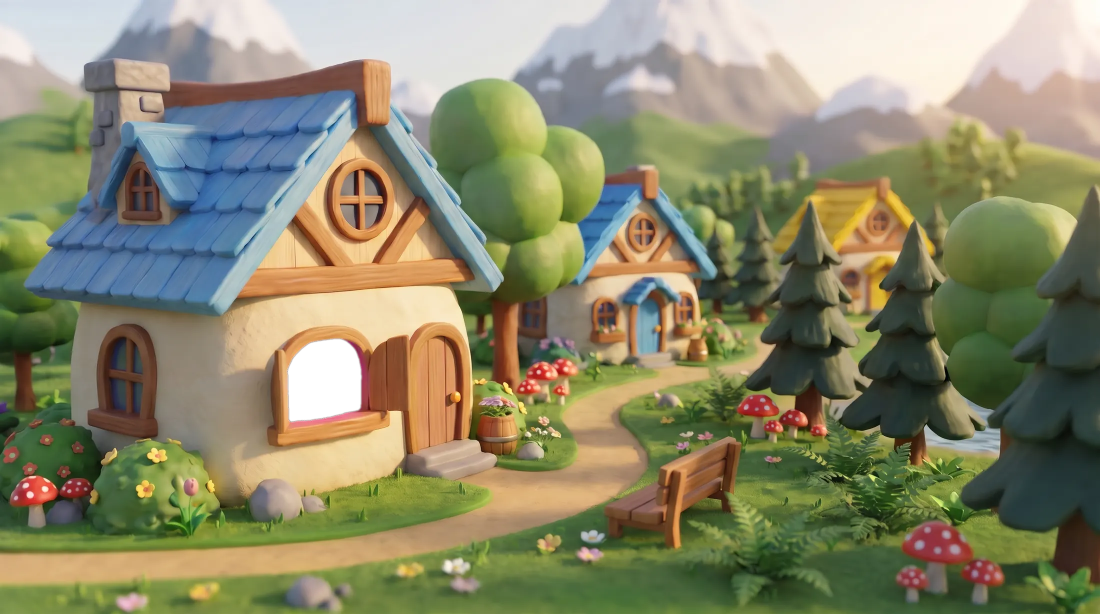
#> input picture town/close-forest-blue.webp, 2200 x 1228 px (shown at 1/2 size)
$ python -i make_pictures.py   (imports and definitions only)
#> lines starting #> are read from the running program, lines starting #| are printed output that depends on the picture; after the words box and inside, x2 and y2 are one past the last pixel; in counts of white or black regions, pixels touching at a corner belong together
"""Turn the AI Studio pictures into the game's pictures.
    python3 make_pictures.py IN_DIR [--picks hat=2,kite=1]
IN_DIR is the laptop's letters/pictures. For each picture name the newest version is used (or the one picked).
The white background is made transparent (only white connected to the edges, so white inside the picture stays),
the picture is trimmed, centred on a square and saved as site/letters/pics/<name>.webp at 360 px.
Also writes work/pictures_sheet.jpg to look over."""
import argparse, json, re
from pathlib import Path
import numpy as np
from PIL import Image, ImageDraw, ImageFont, ImageFilter
from scipy import ndimage
HERE = Path(__file__).resolve().parent
OUT = HERE.parent / 'site' / 'letters' / 'pics'
NAMES = list(json.loads((HERE / 'letters_data.json').read_text(encoding='utf-8'))['newPictures'])
#> (reads tools/letters/letters_data.json from the repository)
#> further down, picture is the input picture: PIL image 2200x1228 RGBA; mean R, G, B, A 136.7, 134.7, 104.9, 253

def cut(im, white=232):
#> called with white = 232
    rgb = np.asarray(im.convert('RGB')).astype(int)
    near = (rgb.min(axis=2) >= white) & ((rgb.max(axis=2) - rgb.min(axis=2)) < 18)
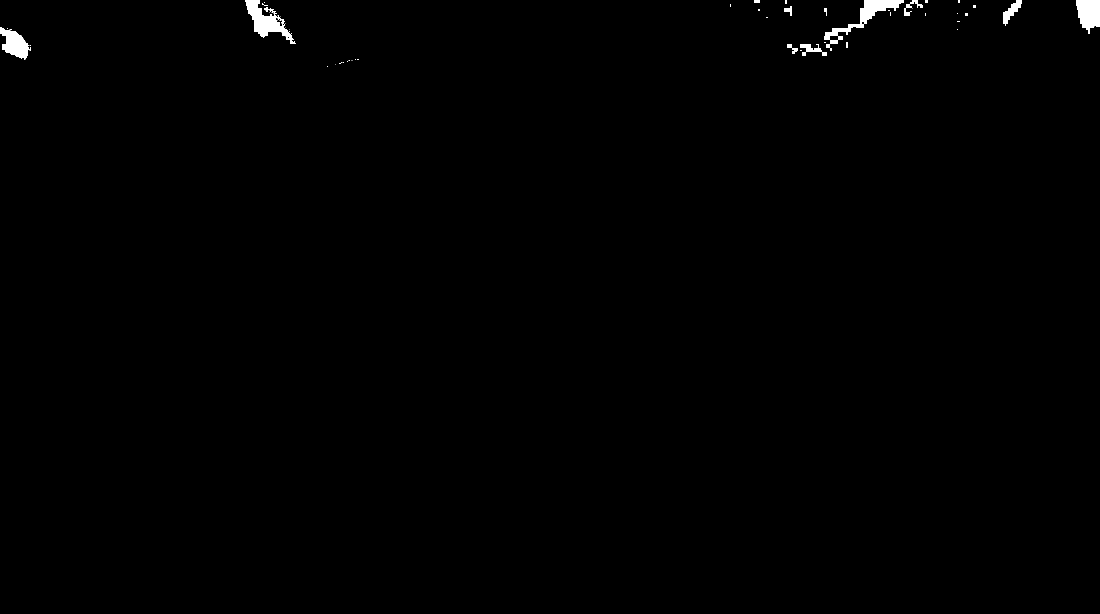
#> near: shape (1228, 2200) bool (shown at 1/2 size); 0.51% white; 49 white regions (32 under 20 px), largest, box (x1, y1, x2, y2) and area: (490, 0, 591, 88) 3297, (1648, 0, 1808, 102) 3278, (2152, 0, 2200, 68) 2433
    lab, _ = ndimage.label(near)
#> lab: shape (1228, 2200) int32; 70 distinct labels, from 0 to 69
    edge = set(np.unique(np.r_[lab[0], lab[-1], lab[:, 0], lab[:, -1]])) - {0}
#> edge = 10 items
    bg = np.isin(lab, list(edge))
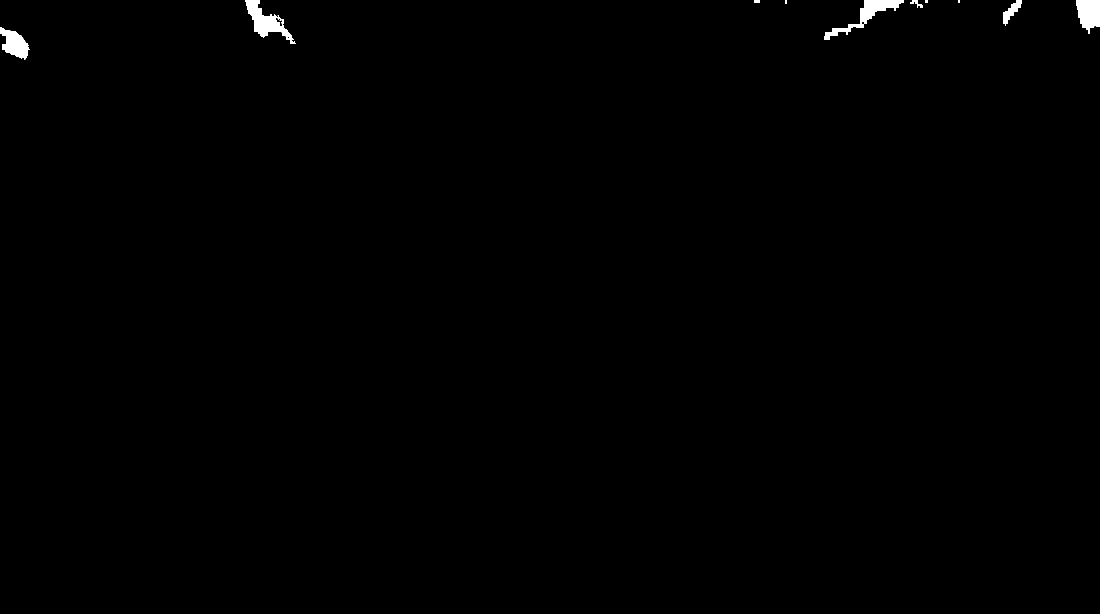
#> bg: shape (1228, 2200) bool (shown at 1/2 size); 0.44% white; 10 white regions, largest, box (x1, y1, x2, y2) and area: (490, 0, 591, 88) 3166, (1648, 0, 1808, 80) 2982, (2152, 0, 2200, 68) 2433
    bg = ndimage.binary_opening(bg, iterations=1)
#> bg: shape (1228, 2200) bool; 0.43% white; 10 white regions, largest, box (x1, y1, x2, y2) and area: (490, 0, 591, 88) 3102, (1648, 0, 1808, 80) 2955, (2152, 0, 2200, 68) 2422
    alpha = Image.fromarray(np.where(bg, 0, 255).astype(np.uint8)).filter(ImageFilter.GaussianBlur(1.2))
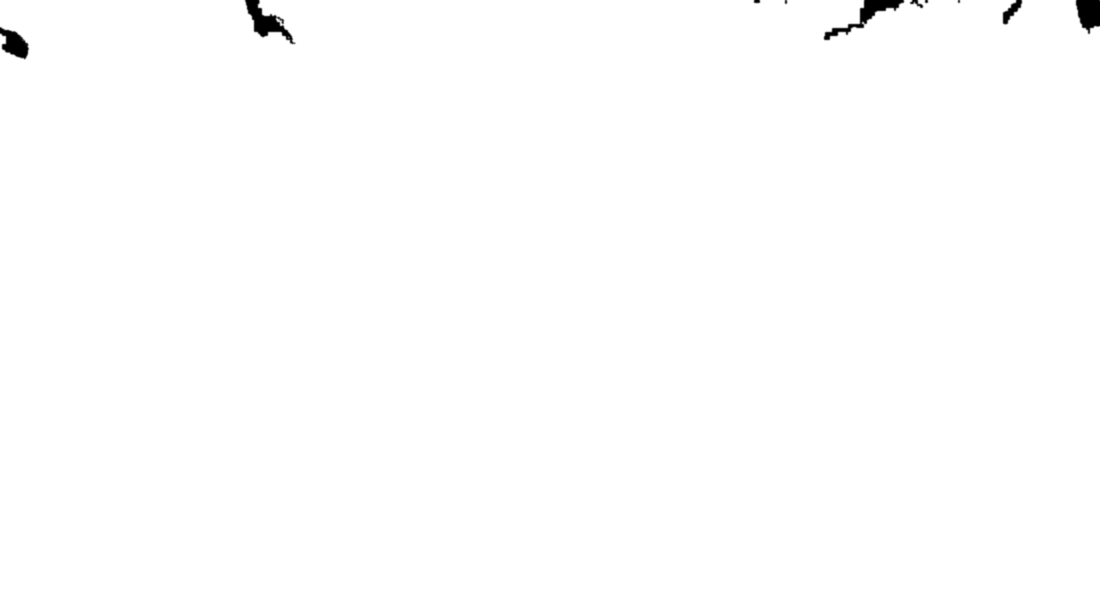
#> alpha: PIL image 2200x1228 L (shown at 1/2 size); min 0, max 255, mean 253.9
    out = im.convert('RGBA'); out.putalpha(alpha)
    a = np.asarray(alpha) > 24
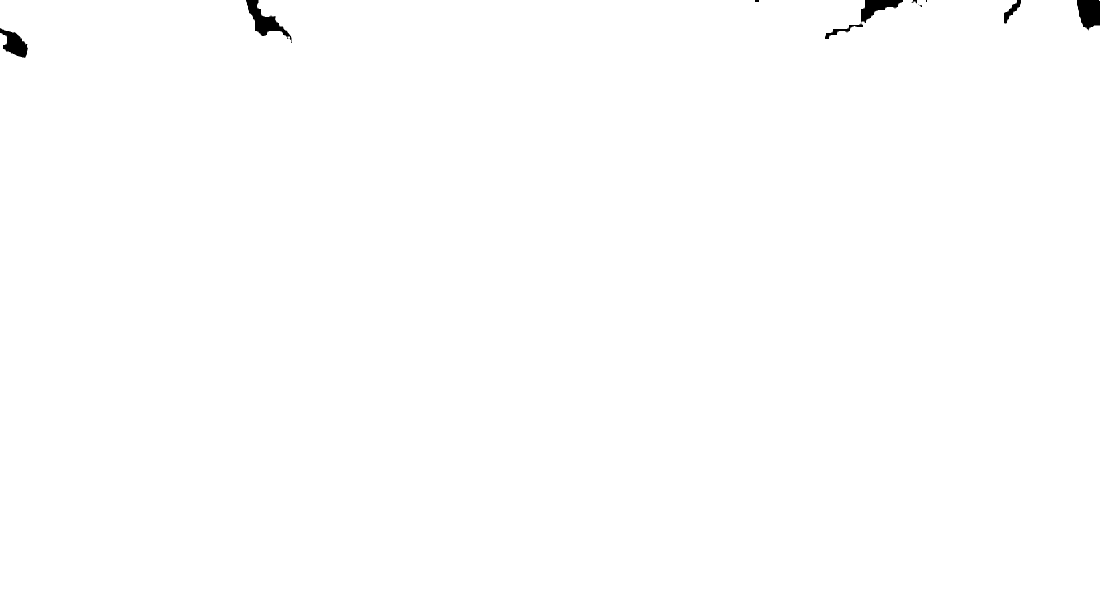
#> a: shape (1228, 2200) bool (shown at 1/2 size); 99.7% white; 11 black regions (3 under 20 px), largest, box (x1, y1, x2, y2) and area: (492, 0, 584, 86) 2450, (2154, 0, 2200, 61) 2216, (1722, 0, 1806, 46) 1764
    ys, xs = np.nonzero(a)
    if not len(xs): return out, 0.0
    box = (xs.min(), ys.min(), xs.max() + 1, ys.max() + 1)
#> box = (0, 0, 2200, 1228)
    return out.crop(box), a.mean()

def square(im, size=360, margin=.06):
    s = max(im.size); pad = int(s * margin); c = Image.new('RGBA', (s + 2 * pad, s + 2 * pad), (0, 0, 0, 0))
    c.paste(im, (pad + (s - im.width) // 2, pad + (s - im.height) // 2), im)
    return c.resize((size, size), Image.LANCZOS)

def main():
    ap = argparse.ArgumentParser(); ap.add_argument('src'); ap.add_argument('--picks', default=''); ap.add_argument('--out', default='')
    a = ap.parse_args(); picks = dict(p.split('=') for p in a.picks.split(',') if p)
    global OUT
    if a.out: OUT = Path(a.out)
    OUT.mkdir(parents=True, exist_ok=True); tiles = []
    for n in NAMES:
        vs = {int(m.group(1)): f for f in Path(a.src).glob(f'{n}_v*.*') if (m := re.search(r'_v(\d+)$', f.stem))}
        if not vs: print(f'{n}: not made yet'); continue
        v = int(picks.get(n, max(vs)))
        pic, fill = cut(Image.open(vs[v]))
        sq = square(pic); sq.save(OUT / f'{n}.webp', quality=86, method=6)
        note = '' if .03 < fill < .75 else '   <- check: background removal looks off'
        print(f'{n}: v{v} of {len(vs)}{note}'); tiles.append((n, v, sq))
    if tiles:
        F = ImageFont.truetype('/home/claude/fonts/Nunito.ttf', 22)
        cols = 7; rows = (len(tiles) + cols - 1) // cols
        sh = Image.new('RGB', (cols * 200, rows * 230), (255, 248, 236)); d = ImageDraw.Draw(sh)
        for i, (n, v, sq) in enumerate(tiles):
            x, y = (i % cols) * 200, (i // cols) * 230
            t = sq.resize((180, 180)); sh.paste(t, (x + 10, y + 10), t); d.text((x + 12, y + 196), f'{n} v{v}', fill=(58, 40, 82), font=F)
        (HERE / 'work').mkdir(exist_ok=True); sh.save(HERE / 'work' / 'pictures_sheet.jpg', quality=88)
        print('sheet: work/pictures_sheet.jpg')

# [2 lines not run here, left out]

>>> from PIL import Image
>>> picture = Image.open('../../town/close-forest-blue.webp')
>>> result = cut(picture)
